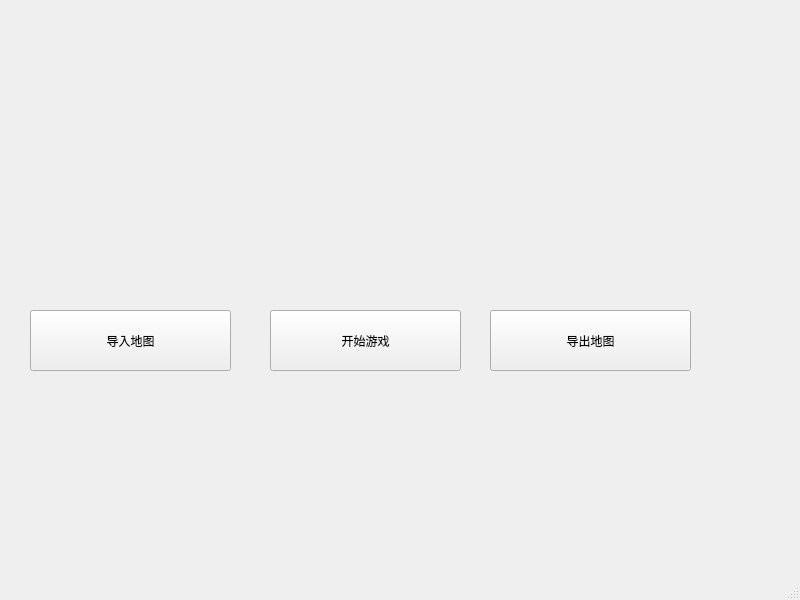
<?xml version="1.0" encoding="UTF-8"?>
<ui version="4.0">
 <class>StartScene</class>
 <widget class="QMainWindow" name="StartScene">
  <property name="geometry">
   <rect>
    <x>0</x>
    <y>0</y>
    <width>800</width>
    <height>600</height>
   </rect>
  </property>
  <property name="windowTitle">
   <string>MainWindow</string>
  </property>
  <widget class="QWidget" name="centralwidget">
   <widget class="QPushButton" name="import_map">
    <property name="geometry">
     <rect>
      <x>30</x>
      <y>310</y>
      <width>201</width>
      <height>61</height>
     </rect>
    </property>
    <property name="text">
     <string>导入地图</string>
    </property>
   </widget>
   <widget class="QPushButton" name="start">
    <property name="geometry">
     <rect>
      <x>270</x>
      <y>310</y>
      <width>191</width>
      <height>61</height>
     </rect>
    </property>
    <property name="text">
     <string>开始游戏</string>
    </property>
   </widget>
   <widget class="QPushButton" name="export_map">
    <property name="geometry">
     <rect>
      <x>490</x>
      <y>310</y>
      <width>201</width>
      <height>61</height>
     </rect>
    </property>
    <property name="text">
     <string>导出地图</string>
    </property>
   </widget>
  </widget>
  <widget class="QMenuBar" name="menubar">
   <property name="geometry">
    <rect>
     <x>0</x>
     <y>0</y>
     <width>800</width>
     <height>17</height>
    </rect>
   </property>
  </widget>
  <widget class="QStatusBar" name="statusbar"/>
 </widget>
 <resources/>
 <connections/>
</ui>
